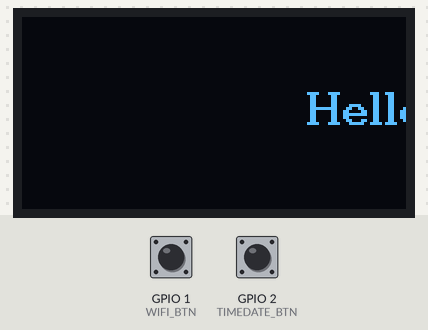
The program below on a simulated ESP32-S3. Shown: 128×64 one-colour display. The test bench sets the inputs (shaded band); at power-on: GPIO 1 (WIFI_BTN) HIGH, GPIO 2 (TIMEDATE_BTN) HIGH. The OLED is the two-colour kind (top 16 rows yellow); the local clock reads 2024-03-15 10:24:30 at power-on unless the program sets it; storage starts empty.

Above: at 1.27 s.
1.3 s: GPIO 1 (WIFI_BTN) pulled LOW for 0.15 s
At 2.4 s:
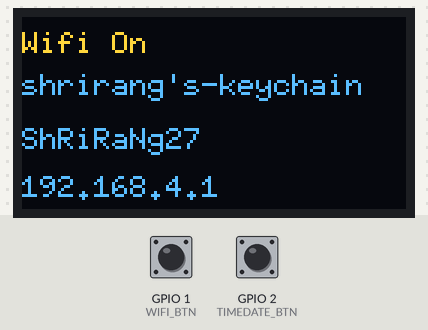
2.9 s: GPIO 1 (WIFI_BTN) pulled LOW for 1 s
At 3.08 s:
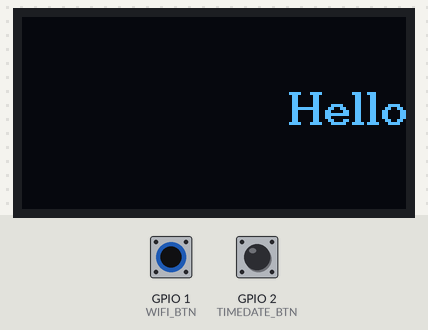
4.5 s: GPIO 2 (TIMEDATE_BTN) pulled LOW for 0.15 s
At 5.4 s:
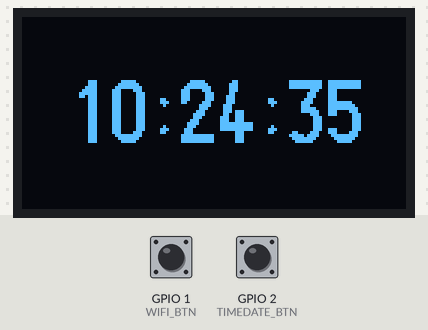
7.6 s: GPIO 2 (TIMEDATE_BTN) pulled LOW for 1 s
At 7.79 s:
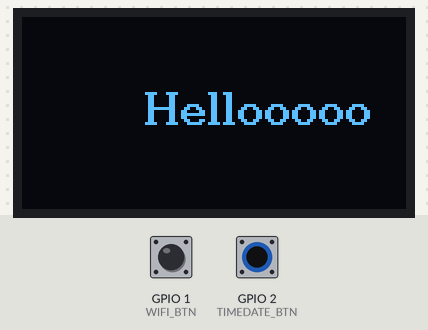
9.2 s: GPIO 1 (WIFI_BTN) pulled LOW for 3.2 s
At 10.4 s:
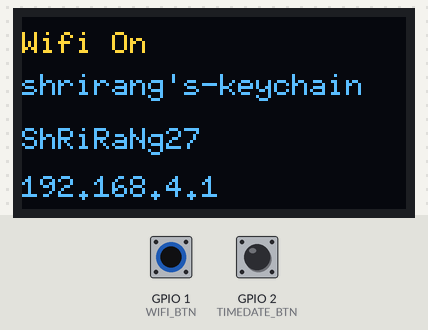
Timing chart, 0 to 12.2 s (numbered marks = the images above; inputs shaded):
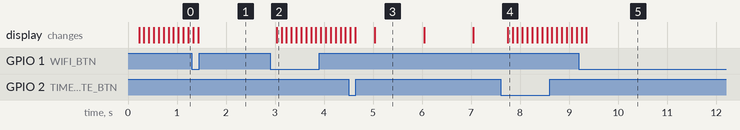

The program:

main.cpp
```cpp
#include <Arduino.h>
#include <Wire.h>
#include <U8g2lib.h>
#include <time.h>
#include <sys/time.h>
#include <WiFi.h>
#include <WebServer.h>
#include <LittleFS.h>
#include "config.h"

U8G2_SSD1306_128X64_NONAME_F_HW_I2C screen(U8G2_R0, U8X8_PIN_NONE);

bool showClock = false;
bool timeset = false;
unsigned long lastframe = 0;
int scrollX = 128;
bool lastread = HIGH;
bool stableread = HIGH;
unsigned long lastChange = 0;
bool wifiOn = false;
bool cplastread = HIGH;
bool cpstableread = HIGH;
unsigned long cplastchange = 0;
WebServer server(80);
File upFile;
File animFile;
bool animLoaded;
uint8_t animW = 0;
uint8_t animH = 0;
uint16_t animFrames = 0;
uint16_t animDelay = 100;
uint16_t animIdx = 0;
uint8_t frameBuf[1024];

void setClock(int y, int m, int d, int h, int mn) {
  struct tm t = {};
t.tm_year = y - 1900;
t.tm_mon = m - 1;
t.tm_mday = d;
t.tm_hour = h;
t.tm_min = mn;
time_t stamp = mktime(&t);
struct timeval tv = { stamp, 0};
settimeofday(&tv, nullptr);
timeset = true;


}


void drawAnimation() {
  screen.setFont(u8g2_font_ncenB10_tr);
  screen.drawStr(scrollX, 36, start_text);
  scrollX -= scroll_speed;
  if(scrollX < -screen.getStrWidth(start_text)) scrollX = 128;

}

uint16_t framesize() {
  return ((animW + 7) / 8) * animH;


}

bool loadAnim(const char* path) {
  if(animFile) animFile.close();
  animLoaded = false;
  if(!LittleFS.exists(path)) return false;
  animFile = LittleFS.open(path, "r");
  if(!animFile) return false;

  uint8_t head[6];
  if(animFile.read(head, 6) != 6) return false;
  animW = head[0];
  animH = head[1];
  animFrames = head[2] | (head[3] << 8);
  animDelay = head[4] | (head[5] << 8);
  animIdx = 0;

  if(animW == 0 || animW > 128 || animH == 0 || animH > 64 || animFrames == 0) return false;
  if(framesize() > sizeof(frameBuf)) return false;
  if(animDelay < min_delay_ms) animDelay = min_delay_ms;
  animLoaded = true;
  return true;

}

void drawSavedAnim() {
  uint16_t size = framesize();
  animFile.seek(6 + (uint32_t)animIdx * size );
  animFile.read(frameBuf,size);
  screen.drawXBM((128 - animW) / 2, (64 - animH) / 2, animW, animH, frameBuf);
  animIdx = (animIdx + 1) % animFrames;
}


void drawtime () {
  if(!timeset) {
    screen.setFont(u8g2_font_6x10_tr);
    screen.drawStr(10, 28, "time not set");
    return;
  }


time_t now = time(nullptr);
struct tm t;
localtime_r(&now, &t);
char buf[24];
 strftime(buf, sizeof(buf), "%H:%M:%S", &t);
 screen.setFont(u8g2_font_logisoso20_tr);
 screen.drawStr((128 - screen.getStrWidth(buf)) / 2, 42, buf);


}


bool butpressedcount() {
  bool reading = digitalRead(TIMEDATE_BTN);
  if(reading != lastread) lastChange = millis();
  lastread = reading;

  if(millis() - lastChange > but_press && reading != stableread) {
    stableread = reading;
    if(stableread == LOW) return true;
  }
  return false;
}


bool wifibtnpressed() {
  bool reading = digitalRead(WIFI_BTN);
  if(reading != cplastread) cplastchange = millis();
  cplastread = reading;

  if (millis() - cplastchange > but_press && reading != cpstableread) {
    cpstableread = reading;
    if(cpstableread == LOW) return true;
  }
  return false;
}

void wifiStart() {
  if(animFile) animFile.close();
  animLoaded = false;
  WiFi.mode(WIFI_AP);
  WiFi.softAP(hotspot_name, hotspot_pass);
  server.begin();
  wifiOn = true;
}

void wifistop() {
  server.stop();
  WiFi.softAPdisconnect(true);
  WiFi.mode(WIFI_OFF);
  wifiOn = false;
  loadAnim(anim_file);
}

void drawWifi() {
  screen.setFont(u8g2_font_6x10_tr);
  screen.drawStr(0, 12, "Wifi On");
  screen.drawStr(0, 26, hotspot_name);
  screen.drawStr(0, 44, hotspot_pass);
  screen.drawStr(0,60, "192.168.4.1");
}


const char page[] PROGMEM = R"rawmaterial(
<!DOCTYPE html>
<html>
<head>
<meta name="viewport" content="width=device-width, initial-scale=1">
<title>My Esp Keychainnnn </title>
</head>
<body style="font-family:sans-serif; text-align:center;margin-top:40px">
<h1>ESP keychain site</h1>
<p id="msg">Time sync inprocess...........</p>
<h3>Add an animation</h3>
<p>paste the ardino code from the site 1.oledanimationmaker.com and 2.animator.wokwi.com</p>
<br>
<p> instructions in Readme</p>
<textarea id="code" rows="8" style="width:100%"></textarea>
<p>
Name <input id="name" value="animifst" size="10"><br>
Width <input id="w" type="number" value="128" style="width:60px">
Height <input id="h" type="number" value="64" style="width:60px">
Delay ms <input id = "d" type="number" value="100" style="width:70px">
<br>
Bit order <select id="order">
<option value="msb">Adafruit/Wowki</option>
<option value="lsb">U8g2</option>
</select>
</p>
<button onclick="send()">Uploadd</button>
<p id="out"></p>
<h2>saved</h2>
<pre id="list"></pre>
<script>
fetch('/time?t=' + Math.floor(Date.now() / 1000))
.then(r => r.text())
.then(t => document.getElementById('msg').textContent = t);

function $(id) {return document.getElementById(id); }

function showList() {
fetch('/list').then(r => r.text()).then(t => $('list').textContent = t);
}
showList();

function rev(b) {
let r=0;
for(let i = 0; i <8; i++) r= (r <<1 ) | ((b >> i) & 1);
return r;
}

function send() {
const text= $('code').value.replace(/\/\*[\s\S]*?\*\/|\/\/.*$/gm, '');
const mw = text.match(/FRAME_WIDTH\s*\(?\s*(\d+)/);
const mh = text.match(/FRAME_HEIGHT\s*\(?\s*(\d+)/);
const md = text.match(/FRAME_DELAY\s*\(?\s*(\d+)/);
const ml = text.match(/lastMs\s*>=\s*(\d+)/);
if(mw) $('w').value = mw[1];
if(mh) $('h').value = mh[1];
if(md) $('d').value = md[1];
if(ml) $('d').value = ml[1];
const w = +$('w').value, h = +$('h').value, d = +$('d').value;
const size = Math.ceil(w /8) * h;
const groups = text.match(/\{\s*(?:(?:0x[0-9a-fA-F]+|\d+)\s*,?\s*)+\}/g) || [];
const lists = groups.map(g=> (g.match(/0x[0-9a-fA-F]+|\d+/g) || []).map(Number));
let frames = lists.filter( f => f.length === size);
if(frames.length === 0 && lists.length === 1 && lists[0].length > size && lists[0].length % size === 0) {
const all = lists[0];
for (let i = 0; i < all.length; i += size) frames.push(all.slice(i, i+size));
}
if(frames.length === 0) {
$('out').textContent = 'keychain cant read the frammes, Expected ' + size + 'byte per frame, found groups of ' + lists.slice(0,5).map(f => f.length).join(',');
return;
}
const name = $('name').value.replace(/[^a-zA-Z0-9_-]/g, '') || 'anim';
const bytes = new Uint8Array(6 + frames.length * size);
bytes.set([w, h, frames.length & 255, frames.length >> 8, d & 255, d >> 8]);
let pos = 6;
for(const f of frames) {
for (const b of f) bytes[pos++] = $('order').value === 'msb' ? rev(b & 255) : (b & 255);

}
const fd = new FormData(); //Not fire dept(hc)(pls ignore)
fd.append('file', new Blob([bytes]), name + '.anim');
$('out').textContent = 'uploadingg ' + frames.length + ' frames '
fetch('/upload', { method: 'POST', body: fd})
.then(r => r.text())
.then(t => { $('out').textContent = t; showList(); })
.catch(() => $('out').textContent = 'Upload failedddd');
}

</script>
</body>
</html>
)rawmaterial";


void handelroot() {
  server.send(200, "text/html", page);
}

void handeltime() {
  if(!server.hasArg("t")) {
    server.send(400, "text/plain", "no time went");
    return;
  }
  time_t secs = (time_t) strtoll(server.arg("t").c_str(), nullptr, 10);
  struct timeval tv = {secs, 0};
  settimeofday(&tv, nullptr);
  timeset = true;
  server.send(200, "text/plain", "time synced, Lets goo");
}

void handleuploddata() {
  HTTPUpload& up = server.upload();
  if(up.status == UPLOAD_FILE_START) {
    String path = up.filename;
    if(!path.startsWith("/")) path = "/"  + path;
    if(path.endsWith(".anim")) upFile = LittleFS.open(path, "w");
  }
  else if(up.status == UPLOAD_FILE_WRITE) {
    if(upFile) upFile.write(up.buf, up.currentSize);

  }
  else if(up.status == UPLOAD_FILE_END) {
    if(upFile) upFile.close();
  }
}

void handleuploadone() {
  server.send(200, "text/plain", "saved");

}

void handleList() {
  String out = "";
  File root = LittleFS.open("/");
  File f = root.openNextFile();
  while(f) {
    String n = f.name();
    if(n.endsWith(".anim")) out += n + " " + String(f.size()) + "bytes\n" ;
    f = root.openNextFile();
  }

  out += "free: " + String(LittleFS.totalBytes() - LittleFS.usedBytes()) + "bytes\n";
  server.send(200, "text/plain", out);

}


void setup() {
  Serial.begin(115200);
  Wire.begin(OLED_SDA, OLED_SCL);
  screen.begin();
  LittleFS.begin(true);
  loadAnim(anim_file);

  setenv("TZ", time_zone, 1);
  tzset();
  if (use_fk_time)setClock(fk_year, fk_month, fk_day, fk_hour, fk_min);
  pinMode(TIMEDATE_BTN, INPUT_PULLUP);
  pinMode(WIFI_BTN, INPUT_PULLUP);
  server.on("/", handelroot);
  server.on("/time", handeltime);
  server.on("/upload", HTTP_POST, handleuploadone, handleuploddata);
  server.on("/list", handleList);

}
void loop() {
  if(butpressedcount() && !wifiOn) showClock = !showClock;
  if(wifibtnpressed()) {
    if(wifiOn) wifistop();
    else wifiStart();
  }
  if(wifiOn) server.handleClient();

  unsigned long now = millis();
  unsigned long gap = (animLoaded && !showClock && !wifiOn) ? animDelay : framepause_MS;
  if(now - lastframe < gap) return;
  lastframe = now;

  screen.clearBuffer();
  if(wifiOn) drawWifi();
  else if(showClock) drawtime();
  else if(animLoaded) drawSavedAnim();
  else drawAnimation();
  screen.sendBuffer();


}
```

config.h
```cpp
#pragma once

const int OLED_SDA = 5;
const int OLED_SCL = 6;

const int WIFI_BTN = 1;
const int TIMEDATE_BTN = 2;

const char* const start_text = "Hellooooo";
const int framepause_MS = 100;
const unsigned long but_press = 30;

const char* const time_zone = "IST-5:30";
const bool use_fk_time = true; //giving it fake vars just so till this connects to my phone so it can get the real time and all
const int fk_year = 2026;
const int fk_month = 11;
const int fk_day = 21;
const int fk_hour = 15;
const int fk_min = 17;
const int scroll_speed = 3;
const char* const hotspot_name = "shrirang's-keychain";
const char* const hotspot_pass = "ShRiRaNg27";
const char* const anim_file = "/animifst.anim";
const int min_delay_ms = 15;
```

Measured:
- after the input at 1.3 s, the display: first differs from a run without the input after 0.13 s (image 1)
- after the input at 2.9 s, the display: changes after 0.13 s (image 2)
- after the input at 4.5 s, the display: first differs from a run without the input after 0.14 s (image 3 shows a later state)
- after the input at 7.6 s, the display: changes after 0.14 s (image 4)
- after the input at 9.2 s, the display: first differs from a run without the input after 0.15 s (image 5)
- what the display in image 3 shows lasts 1.0 s, from 5.0 s to 6.0 s
